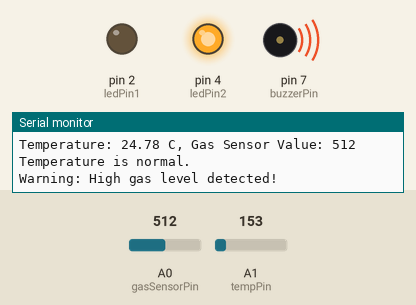
A sketch run on a simulated Arduino Uno, built with avr-gcc and run on an emulated ATmega328P. Parts: output pins drawn as LEDs (lit = HIGH), buzzer (waves = sounding), the last lines printed to the serial monitor. The test bench sets the inputs (shaded band); at power-on: A0 (gasSensorPin) = 512, A1 (tempPin) = 153.

Above: at 2.8 s.
2.9 s: A0 (gasSensorPin) set to 317
5.6 s: A0 (gasSensorPin) set to 292
At 7.3 s:
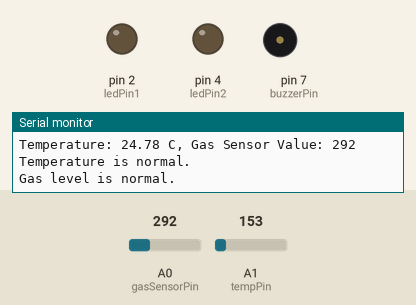
8.3 s: A0 (gasSensorPin) set to 306
At 11.4 s:
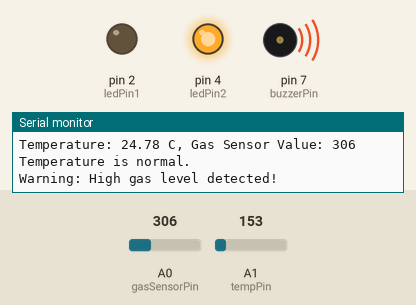
11.7 s: A0 (gasSensorPin) set to 290
At 13.0 s:
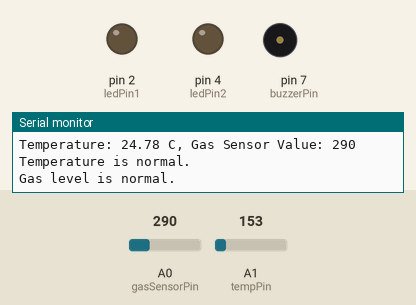
Timing chart, 0 to 14.7 s (numbered marks = the images above; inputs shaded):
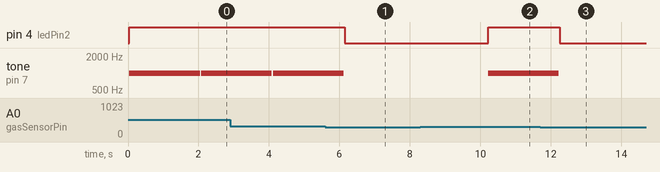

Measured:
- the behaviour switches between 301 and 300 on A0 (gasSensorPin) (found by bisection; images 0 and 1)
- after the input at 5.6 s, pin 4 (ledPin2): HIGH → LOW after 0.55 s; tone on pin 7 (buzzerPin): goes on until 6.1 s, then stays silent
- after the input at 8.3 s, pin 4 (ledPin2): LOW → HIGH after 1.9 s; tone on pin 7 (buzzerPin): silent → 1000 Hz after 1.9 s
- after the input at 11.7 s, pin 4 (ledPin2): HIGH → LOW after 0.55 s; tone on pin 7 (buzzerPin): goes on until 12.2 s, then stays silent

The sketch:

smart_air_quality_temperature_monitor.ino
```cpp
// إعداد مستشعر TMP36
const int tempPin = A1; // المدخل المتصل بـ TMP36

// إعداد مستشعر الغاز
const int gasSensorPin = A0; // المدخل المتصل بـ MQ-2
const int gasThreshold = 300;//مستوى الغاز المرتفع
const float tempThreshold = 112.0; // درجة الحرارة التي تعتبر مرتفعة (بالدرجات المئوية)

// إعدادات LED وجهاز صفارة
const int ledPin1 = 2;
const int ledPin2 = 4;
const int buzzerPin = 7;

void setup() {
  Serial.begin(9600);
  pinMode(ledPin1, OUTPUT);
  pinMode(ledPin2, OUTPUT);
  pinMode(buzzerPin, OUTPUT);
}

void loop() {
  // قراءة درجة الحرارة من TMP36
  int tempReading = analogRead(tempPin); // قراءة القيمة
  float voltage = tempReading * (5.0 / 1023.0); // تحويل القيمة إلى فولت
  float temperature = (voltage - 0.5) * 100; // تحويل الفولت إلى درجة مئوية

  // قراءة مستوى الغاز
  int gasValue = analogRead(gasSensorPin);

  // عرض النتائج
  Serial.print("Temperature: ");
  Serial.print(temperature);
  Serial.print(" C, Gas Sensor Value: ");
  Serial.println(gasValue);

  // التحقق من درجة الحرارة
  if (temperature > tempThreshold) {
    Serial.println("Warning: High temperature detected!");
    digitalWrite(ledPin1, HIGH); // تشغيل LED 1
    tone(buzzerPin, 2000); // إصدار صوت تنبيه
  } else {
    Serial.println("Temperature is normal.");
    digitalWrite(ledPin1, LOW); // إيقاف تشغيل LED 1
    noTone(buzzerPin); // إيقاف الصفارة
  }

  // التحقق من مستوى الغاز
  if (gasValue > gasThreshold) {
    Serial.println("Warning: High gas level detected!");
    digitalWrite(ledPin2, HIGH); // تشغيل LED 2
    tone(buzzerPin, 1000); // إصدار صوت تنبيه
  } else {
    Serial.println("Gas level is normal.");
    digitalWrite(ledPin2, LOW); // إيقاف تشغيل LED 2
    noTone(buzzerPin); // إيقاف الصفارة
  }

  // إيقاف التنبيهات إذا كانت القيم ضمن المعدلات الطبيعية
  if (temperature <= tempThreshold && gasValue <= gasThreshold) {
    digitalWrite(ledPin1, LOW); // إيقاف تشغيل LED 1
    digitalWrite(ledPin2, LOW); // إيقاف تشغيل LED 2
    noTone(buzzerPin); // إيقاف الصفارة
  }

  delay(2000); // الانتظار لمدة ثانيتين
}
```
